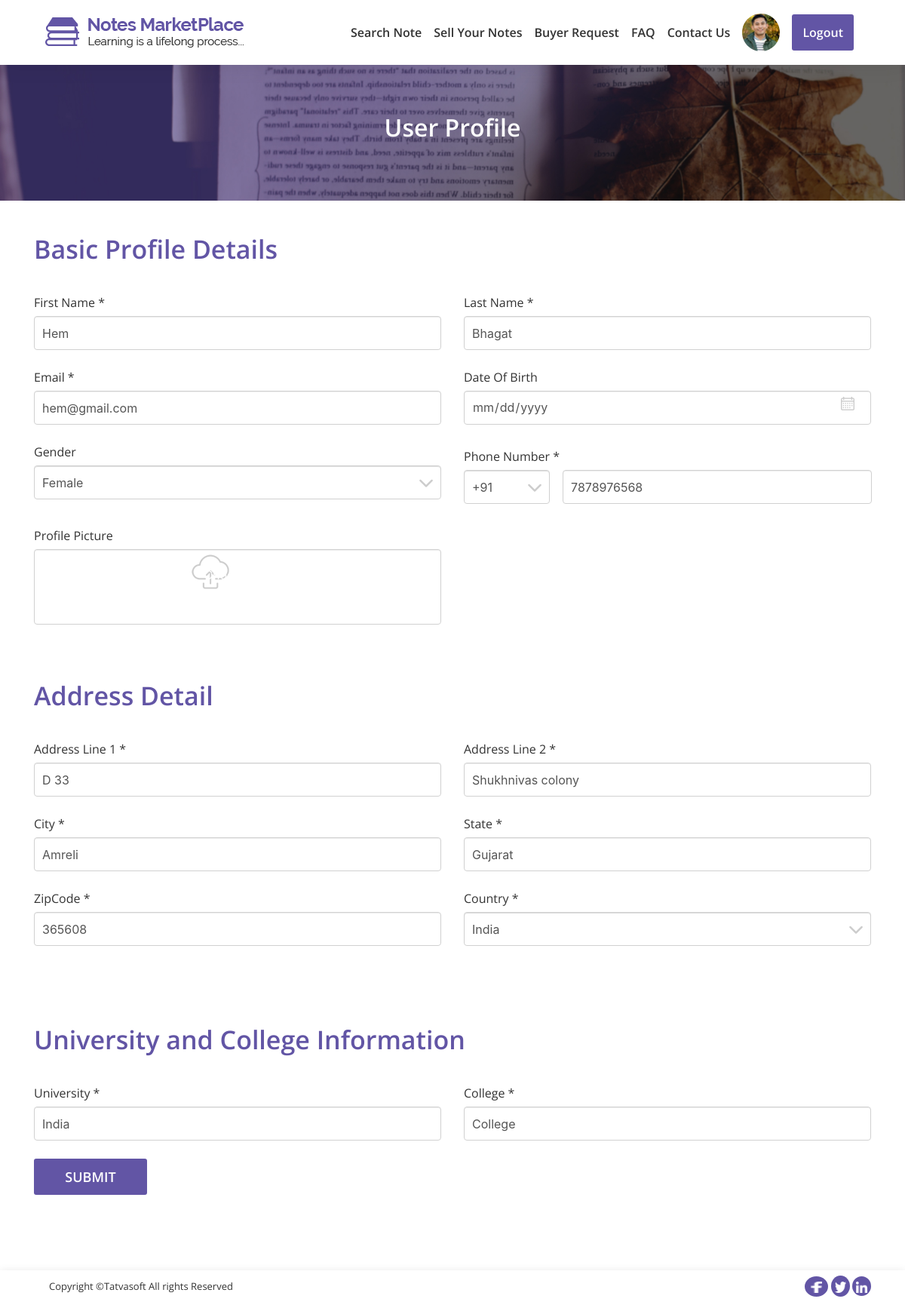
The app's page /users/user-profile.php (signed in) with its own data.
### tables this page shows
CREATE TABLE `users` (
  `user_id` int(11) NOT NULL,
  `role_id` int(11) NOT NULL,
  `fname` varchar(50) NOT NULL,
  `lname` varchar(50) NOT NULL,
  `email` varchar(100) NOT NULL,
  `password` varchar(24) NOT NULL,
  `is_email_verfied` bit(2) NOT NULL DEFAULT b'0',
  `created_by` int(11) DEFAULT NULL,
  `created_date` datetime DEFAULT NULL,
  `updated_date` datetime DEFAULT NULL,
  `updated_by` int(11) DEFAULT NULL,
  `is_active` bit(2) DEFAULT b'1'
);

CREATE TABLE `user_profile` (
  `profile_id` int(11) NOT NULL,
  `dob` date DEFAULT NULL,
  `gender` int(11) DEFAULT NULL,
  `email2` varchar(100) DEFAULT NULL,
  `country_code` varchar(5) DEFAULT NULL,
  `mobile` varchar(20) DEFAULT NULL,
  `profile_pic` varchar(500) DEFAULT NULL,
  `address1` varchar(100) NOT NULL,
  `address2` varchar(100) NOT NULL,
  `city` varchar(50) NOT NULL,
  `state` varchar(50) NOT NULL,
  `zip_code` varchar(50) NOT NULL,
  `country` varchar(50) NOT NULL,
  `university` varchar(100) DEFAULT NULL,
  `college` varchar(100) DEFAULT NULL,
  `user_id` int(11) NOT NULL,
  `created_date` datetime DEFAULT NULL,
  `created_by` int(11) DEFAULT NULL,
  `updated_date` datetime DEFAULT NULL,
  `updated_by` int(11) DEFAULT NULL,
  `is_active` bit(2) NOT NULL DEFAULT b'1'
);

### users/user-profile.php (the view, shortened to what this page needs)
<!DOCTYPE html>
<html lang="en">
<?php
    include "process/connection.php";
    $user_id= $_SESSION["user_id"];
    $i=0;
    $q="SELECT COUNT(user_id) FROM user_profile WHERE user_id = '$user_id'";
    $rslt=mysqli_query($conn, $q);
    $r= mysqli_fetch_assoc($rslt);
    if($r["COUNT(user_id)"]==1){
        $q="SELECT * FROM user_profile WHERE user_id = '$user_id'";
        $q2="SELECT * FROM users WHERE user_id = '$user_id'";
        $result=mysqli_query($conn, $q);
        $result2=mysqli_query($conn, $q2);
        $row= mysqli_fetch_assoc($result);
        $row2= mysqli_fetch_assoc($result2);
        if($result && $result2){
            $i=1;
              $uni=$row['university'];
            $college=$row['college'];
            if($row['gender']==2){
                $g="Male";
            }
            else if($row['gender']==1){
                $g="Female";
            }
            else{
                $g="other";
            }
        }
    }
?>
<head>
    <link rel="stylesheet" href="css/boostrap/bootstrap.min.css">
    <link rel="stylesheet" href="css/animate/animate.min.css">
    <link rel="stylesheet" href="css/style.css">
</head>
<body>
    <div class="we-wrapper">
        <?php include "includes/header.php"; ?>
        <section id="top_banner">
            <div class="banner">
                <div class="inner text-center animated fadeInDown">
                    <h2>User Profile</h2>
                </div>
            </div>
        </section>
        <section>
            <div class="container">
                <form id="main-contact-form" class="contact-form" name="contact-form profile_form" method="post" action="process/addProfile.php" enctype="multipart/form-data">
                    <div class="section-heading animated fadeInDown">
                        <h2>Basic Profile Details </h2>
                    </div>
                    <div class="row contact-wrap">
                        <div class="col-md-6 col-sm-12 col-xs-12 animated slideInLeft">
                            <div class="form-group mb-4">
                                <label class="required">First Name</label>
                                <input type="text" required name="first_name" class="form-control mb-0" <?php if($i==1){ ?>value="<?php echo $row2['fname']; ?>" <?php }?> placeholder="Enter your first name">
                            </div>
                            <div class="form-group mb-4">
                                <label class="required">Email</label>
                                <input type="email" required name="email" class="form-control mb-0" placeholder="Enter your email address" <?php if($i==1){ ?>value="<?php echo $row['email2']; ?>" <?php }?>>
                            </div>
                            <div class="form-group">
                                <label>Gender</label>
                                <div class="styled-select form-control">
                                    <select name="gender" id="user-gender" class="form-control">
                                        <?php if($i==1){ ?>
                                        <option value="<?php echo $row['gender'];?>" selected="selected"><?php echo $g; ?>
                                        </option><?php }?>
                                    </select>
                                </div>
                            </div>
                            <div class="form-group">
                                <label>Profile Picture</label>
                                <input type="file" class="form-control input-img" name="profile" accept="image/png, image/jpeg">
                            </div>
                        </div>
                        <div class="col-md-6 col-sm-12 col-xs-12 animated slideInRight">
                            <div class="form-group mb-4">
                                <label class="required ">Last Name</label>
                                <input type="text" required name="last_name" class="form-control mb-0" placeholder="Enter your last name" <?php if($i==1){ ?>value="<?php echo $row2['lname']; ?>" <?php }?>>
                            </div>
                            <div class="form-group">
                                <label>Date Of Birth</label>
                                <input type="date" name="date-of-birth" class="form-control" placeholder="Enter date of birth" <?php if($i==1){ ?>value="<?php echo $row['dob']; ?>" <?php }?>>
                            </div>
                            <div class="form-group">
                                <label class="required">Phone Number</label>
                                <div class="row">
                                    <div class="styled-select form-control phone">
                                        <select name="phone" id="phone-code" class="form-control ">
                                            <?php if($i==1){ ?>
                                            <option value="<?php echo $row['country_code'];?>" selected="selected"><?php echo $row['country_code']; ?>
                                            </option><?php }?>
                                        </select>
                                    </div>
                                    <input type="number" name="phone-number" class="form-phone-number col-md-auto" placeholder="Enter your email address" <?php if($i==1){ ?>value="<?php echo $row['mobile']; ?>" <?php }?>>
                                </div>
                            </div>
                        </div>
                    </div>
                    <div class="section-heading wow fadeInDown">
                        <h2>Address Detail</h2>
                    </div>
                    <div class="row contact-wrap">
                        <div class="col-md-6 col-sm-12 col-xs-12 wow slideInLeft">
                            <div class="form-group mb-4">
                                <label class="required">Address Line 1</label>
                                <input type="text" required name="address_line_1" class="form-control mb-0" placeholder="Enter your address name" <?php if($i==1){ ?>value="<?php echo $row['address1']; ?>" <?php }?>>
                            </div>
                            <div class="form-group mb-4">
                                <label class="required">City</label>
                                <input type="text" required name="city" class="form-control mb-0" placeholder="Enter your city " <?php if($i==1){ ?>value="<?php echo $row['city']; ?>" <?php }?>>
                            </div>
                            <div class="form-group mb-4">
                                <label class="required">ZipCode</label>
                                <input type="text" required name="zipcode" class="form-control mb-0" placeholder="Enter your zipcode " <?php if($i==1){ ?>value="<?php echo $row['zip_code']; ?>" <?php }?>>
                            </div>
                        </div>
                        <div class=" col-md-6 col-sm-12 col-xs-12 wow slideInRight">
                            <div class="form-group mb-4">
                                <label class="required">Address Line 2</label>
                                <input type="text" required name="address_line_2" class="form-control mb-0" placeholder="Enter your address" <?php if($i==1){ ?>value="<?php echo $row['address2']; ?>" <?php }?>>
                            </div>
                            <div class="form-group mb-4">
                                <label class="required">State</label>
                                <input type="text" name="state" required class="form-control mb-0" placeholder="Enter your state " <?php if($i==1){ ?> value="<?php echo $row['state']; ?>" <?php } ?>>
                            </div>
                            <div class="form-group mb-4">
                                <label class="required">Country</label>
                                <div class="styled-select form-control">
                                    <select name="country" id="user-country" class="form-control mb-0" required>
                                        <?php if($i==1){ ?>
                                        <option value="<?php echo $row['country'];?>" selected="selected"><?php echo $row['country']; ?>
                                        </option><?php }?>
                                    </select>
                                </div>
                            </div>
                        </div>
                    </div>
                    <div class="section-heading wow fadeInDown">
                        <h2>University and College Information</h2>
                    </div>
                    <div class="row contact-wrap">
                        <div class="col-md-6 col-sm-12 col-xs-12 wow slideInLeft">
                            <div class="form-group mb-4">
                                <label class="required">University</label>
                                <input type="text" name="university" required class="form-control mb-0" placeholder="Enter your university " <?php if($i==1){ ?>value="<?php echo $uni; ?>" <?php } ?>>
                            </div>
                        </div>
                        <div class="col-md-6 col-sm-12 col-xs-12 wow slideInRight">
                            <div class="form-group mb-4">
                                <label class="required ">College</label>
                                <input type="text" name="college" class="form-control mb-0" required placeholder="Enter your college" <?php if($i==1){ ?>value="<?php echo $college; ?>" <?php } ?>>
                            </div>
                        </div>
                        <div class="col-md-12"> <button class="small-btn" name="profile_submit_btn">Submit</button></div>
                    </div>
                </form>
            </div>
        </section>
        <?php include "includes/footer.php"; ?>
    </div>
</body>
</html>

### users/css/style.css (style rules this page uses)
html, body { height: 100%; }
.we-wrapper { padding-top: 80px; }
section { background: #fff; overflow: hidden; width: 100%; }
input[type="file"] { color: transparent; }
.form-group { margin-bottom: 0; }
.form-control { width: 100%; height: 45px; padding: 6px 10px; font-size: 16px; line-height: 1.428571429; color: #555555; background-color: #fff; background-image: none; border: 1px solid #d1d1d1; border-radius: 4px; margin-bottom: 30px; -webkit-box-shadow: inset 0 1px 1px rgba(0, 0, 0, 0.075); box-shadow: inset 0 1px 1px rgba(0, 0, 0, 0.075); -webkit-transition: border-color ease-in-out 0.15s, box-shadow ease-in-out 0.15s; -o-transition: border-color ease-in-out 0.15s, box-shadow ease-in-out 0.15s; transition: border-color ease-in-out 0.15s, box-shadow ease-in-out 0.15s; }
input::placeholder { color: #8a8a8a; font-size: 16px; font-weight: 400px; font-family: "Open Sans", sans-serif; }
label { font-family: "Open Sans", sans-serif; font-size: 16px; font-weight: 400; line-height: 20px; color: #333333; margin: 0; padding: 0; margin-bottom: 8px; }
.form-control.input-img, .form-control.input-img1 { height: 100px; }
button { font-family: "Open Sans", sans-serif; text-transform: uppercase; outline: 0; background-color: #6255a5; width: 100%; border: 0; padding: 10px; color: #FFFFFF; font-size: 18px; -webkit-transition: all 0.3 ease; transition: all 0.3 ease; cursor: pointer; font-weight: 600; border-radius: 3px; }
.small-btn { font-family: "Open Sans", sans-serif; text-transform: uppercase; outline: 0; font-weight: 600; background-color: #6255a5; width: 150px; border-radius: 3px; border: 0; padding: 10px; color: #FFFFFF; font-size: 18px; -webkit-transition: all 0.3 ease; transition: all 0.3 ease; cursor: pointer; margin-bottom: 60px; }
.required:after { content: " *"; }
body #top_banner .banner { background-image: url("../img/User-Profile/banner-with-overlay.jpg"); background-repeat: no-repeat; background-size: cover; padding: 70px 0px; margin: auto; width: 100%; }
.section-heading h2 { color: #6255a5; margin: 45px 0 20px 0; padding-bottom: 20px; font-family: "Open Sans", sans-serif; font-weight: 600; font-size: 34px; line-height: 38px; }
.styled-select { overflow: hidden; overflow: -moz-hidden-unscrollable; background: url(../img/User-Profile/arrow-down.png) no-repeat right white; display: inline-block; position: relative; }
.styled-select select { background: transparent; -webkit-appearance: none; width: 100%; font-size: 16px; border: 0; position: absolute; left: 0; top: 0; white-space: nowrap; overflow: hidden; text-overflow: ellipsis; }
.phone.styled-select { width: 20% !important; }
.phone.styled-select select { width: 100% !important; }
.phone { margin-left: 15px; }
.form-phone-number { width: 72%; height: 45px; padding: 6px 10px; margin-left: 3%; font-size: 16px; line-height: 1.428571429; color: #555555; background-color: #fff; background-image: none; border: 1px solid #d1d1d1; border-radius: 4px; margin-bottom: 30px; -webkit-box-shadow: inset 0 1px 1px rgba(0, 0, 0, 0.075); box-shadow: inset 0 1px 1px rgba(0, 0, 0, 0.075); -webkit-transition: border-color ease-in-out 0.15s, box-shadow ease-in-out 0.15s; -o-transition: border-color ease-in-out 0.15s, box-shadow ease-in-out 0.15s; transition: border-color ease-in-out 0.15s, box-shadow ease-in-out 0.15s; }
body #top_banner .banner div h2 { color: #fff; font-weight: 600; font-family: "Open Sans", sans-serif; }
#dashboard .data-range .card1, { margin-bottom: 5px; }
input, .rate, button { font-size: 16px; padding: 8px; }
select, textarea { border-radius: 8px; box-shadow: inset 0 1px 1px #e1e1e1; font-size: 16px; padding: 8px; width: inherit; }
button { min-width: 48px; min-height: 48px; }

### records on screen
users: first_name "Hem", last_name "Bhagat"
user_profile: email "hem@gmail.com", gender "Female", phone "+91", phone-number "7878976568", address_line_1 "D 33", city "Amreli", zipcode "365608", address_line_2 "Shukhnivas colony", state "Gujarat", country "India", university "India", college "College"
